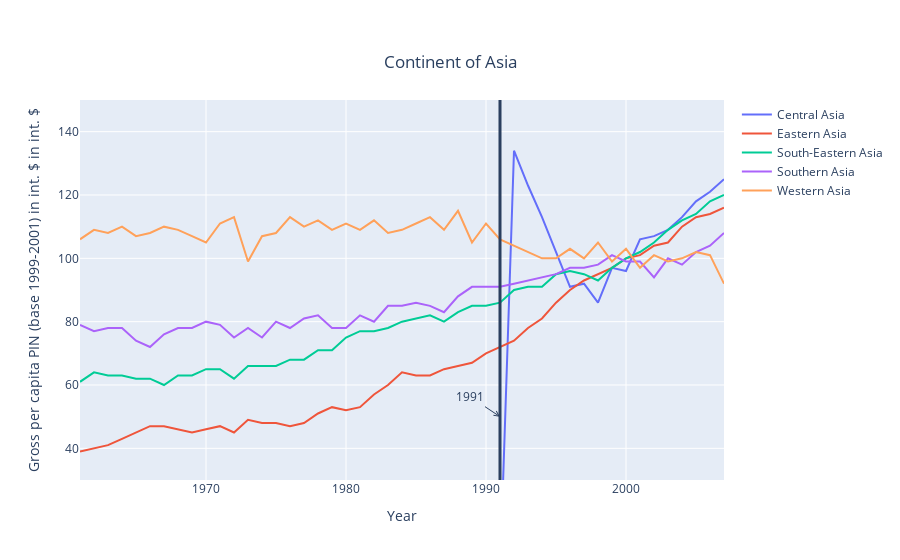

Notebook code for this chart:
### Markdown cell above
By looking at a rolling mean of 5 years, we can see that Asia has had a significate increase in Gross per capita PIN.

### Code cell
# Selecting only the countries on the continent of Asia
asia_areas = {'South-Eastern Asia', 'Eastern Asia',
              'Central Asia', 'Southern Asia', 'Western Asia'}
asia_name = 'Continent of Asia'

# Generating the plot
fig = px.line(extract_data(asia_areas), x='year', y='value',
              color='country_or_area', hover_name='country_or_area',
              hover_data=['year', 'value'], title=asia_name
              ).for_each_trace(lambda t: t.update(
                    name=t.name.replace('country_or_area=', '')))

# Updating the x and y axis titles to reflect the data
fig.update_xaxes(title_text='Year')
fig.update_yaxes(
    title_text='Gross per capita PIN (base 1999-2001) in int. $ in int. $')
fig.update_yaxes(range=[30, 150])

# Adding a line and annotation to the year 1991 to represent the collapse of the USSR
fig.add_shape(go.layout.Shape(type="line", x0=1991,
                              y0=0, x1=1991, y1=150, line=dict(width=3)))
fig.update_layout(annotations=[go.layout.Annotation(
    x=1991, y=50, text='1991', showarrow=True, arrowhead=5, ax=-30, ay=-20)])
fig.update_layout(
    title={
        'y':0.9,
        'x':0.5,
        'xanchor': 'center'})
fig.show()

### Figure 1 — Plotly figure (JSON) as saved in the notebook; plotly's stock layout.template omitted (floating-point values rounded to 4 significant figures)
{"data": [{"customdata": [[1961, 0], [1962, 0], [1963, 0], [1964, 0], [1965, 0], [1966, 0], [1967, 0], [1968, 0], [1969, 0], [1970, 0], [1971, 0], [1972, 0], [1973, 0], [1974, 0], [1975, 0], [1976, 0], [1977, 0], [1978, 0], [1979, 0], [1980, 0], [1981, 0], [1982, 0], [1983, 0], [1984, 0], [1985, 0], [1986, 0], [1987, 0], [1988, 0], [1989, 0], [1990, 0], [1991, 0], [1992, 134], [1993, 123], [1994, 113], [1995, 102], [1996, 91], [1997, 92], [1998, 86], [1999, 97], [2000, 96], [2001, 106], [2002, 107], [2003, 109], [2004, 113], [2005, 118], [2006, 121], [2007, 125]], "hoverlabel": {"namelength": 0}, "hovertemplate": "<b>%{hovertext}</b><br><br>country_or_area=Central Asia<br>year=%{customdata[0]}<br>value=%{customdata[1]}", "hovertext": ["Central Asia", "Central Asia", "Central Asia", "Central Asia", "Central Asia", "Central Asia", "Central Asia", "Central Asia", "Central Asia", "Central Asia", "Central Asia", "Central Asia", "Central Asia", "Central Asia", "Central Asia", "Central Asia", "Central Asia", "Central Asia", "Central Asia", "Central Asia", "Central Asia", "Central Asia", "Central Asia", "Central Asia", "Central Asia", "Central Asia", "Central Asia", "Central Asia", "Central Asia", "Central Asia", "Central Asia", "Central Asia", "Central Asia", "Central Asia", "Central Asia", "Central Asia", "Central Asia", "Central Asia", "Central Asia", "Central Asia", "Central Asia", "Central Asia", "Central Asia", "Central Asia", "Central Asia", "Central Asia", "Central Asia"], "legendgroup": "country_or_area=Central Asia", "line": {"color": "#636efa", "dash": "solid"}, "mode": "lines", "name": "Central Asia", "showlegend": true, "type": "scatter", "x": [1961, 1962, 1963, 1964, 1965, 1966, 1967, 1968, 1969, 1970, 1971, 1972, 1973, 1974, 1975, 1976, 1977, 1978, 1979, 1980, 1981, 1982, 1983, 1984, 1985, 1986, 1987, 1988, 1989, 1990, 1991, 1992, 1993, 1994, 1995, 1996, 1997, 1998, 1999, 2000, 2001, 2002, 2003, 2004, 2005, 2006, 2007], "xaxis": "x", "y": [0, 0, 0, 0, 0, 0, 0, 0, 0, 0, 0, 0, 0, 0, 0, 0, 0, 0, 0, 0, 0, 0, 0, 0, 0, 0, 0, 0, 0, 0, 0, 134, 123, 113, 102, 91, 92, 86, 97, 96, 106, 107, 109, 113, 118, 121, 125], "yaxis": "y"}, {"customdata": [[1961, 39], [1962, 40], [1963, 41], [1964, 43], [1965, 45], [1966, 47], [1967, 47], [1968, 46], [1969, 45], [1970, 46], [1971, 47], [1972, 45], [1973, 49], [1974, 48], [1975, 48], [1976, 47], [1977, 48], [1978, 51], [1979, 53], [1980, 52], [1981, 53], [1982, 57], [1983, 60], [1984, 64], [1985, 63], [1986, 63], [1987, 65], [1988, 66], [1989, 67], [1990, 70], [1991, 72], [1992, 74], [1993, 78], [1994, 81], [1995, 86], [1996, 90], [1997, 93], [1998, 95], [1999, 97], [2000, 100], [2001, 101], [2002, 104], [2003, 105], [2004, 110], [2005, 113], [2006, 114], [2007, 116]], "hoverlabel": {"namelength": 0}, "hovertemplate": "<b>%{hovertext}</b><br><br>country_or_area=Eastern Asia<br>year=%{customdata[0]}<br>value=%{customdata[1]}", "hovertext": ["Eastern Asia", "Eastern Asia", "Eastern Asia", "Eastern Asia", "Eastern Asia", "Eastern Asia", "Eastern Asia", "Eastern Asia", "Eastern Asia", "Eastern Asia", "Eastern Asia", "Eastern Asia", "Eastern Asia", "Eastern Asia", "Eastern Asia", "Eastern Asia", "Eastern Asia", "Eastern Asia", "Eastern Asia", "Eastern Asia", "Eastern Asia", "Eastern Asia", "Eastern Asia", "Eastern Asia", "Eastern Asia", "Eastern Asia", "Eastern Asia", "Eastern Asia", "Eastern Asia", "Eastern Asia", "Eastern Asia", "Eastern Asia", "Eastern Asia", "Eastern Asia", "Eastern Asia", "Eastern Asia", "Eastern Asia", "Eastern Asia", "Eastern Asia", "Eastern Asia", "Eastern Asia", "Eastern Asia", "Eastern Asia", "Eastern Asia", "Eastern Asia", "Eastern Asia", "Eastern Asia"], "legendgroup": "country_or_area=Eastern Asia", "line": {"color": "#EF553B", "dash": "solid"}, "mode": "lines", "name": "Eastern Asia", "showlegend": true, "type": "scatter", "x": [1961, 1962, 1963, 1964, 1965, 1966, 1967, 1968, 1969, 1970, 1971, 1972, 1973, 1974, 1975, 1976, 1977, 1978, 1979, 1980, 1981, 1982, 1983, 1984, 1985, 1986, 1987, 1988, 1989, 1990, 1991, 1992, 1993, 1994, 1995, 1996, 1997, 1998, 1999, 2000, 2001, 2002, 2003, 2004, 2005, 2006, 2007], "xaxis": "x", "y": [39, 40, 41, 43, 45, 47, 47, 46, 45, 46, 47, 45, 49, 48, 48, 47, 48, 51, 53, 52, 53, 57, 60, 64, 63, 63, 65, 66, 67, 70, 72, 74, 78, 81, 86, 90, 93, 95, 97, 100, 101, 104, 105, 110, 113, 114, 116], "yaxis": "y"}, {"customdata": [[1961, 61], [1962, 64], [1963, 63], [1964, 63], [1965, 62], [1966, 62], [1967, 60], [1968, 63], [1969, 63], [1970, 65], [1971, 65], [1972, 62], [1973, 66], [1974, 66], [1975, 66], [1976, 68], [1977, 68], [1978, 71], [1979, 71], [1980, 75], [1981, 77], [1982, 77], [1983, 78], [1984, 80], [1985, 81], [1986, 82], [1987, 80], [1988, 83], [1989, 85], [1990, 85], [1991, 86], [1992, 90], [1993, 91], [1994, 91], [1995, 95], [1996, 96], [1997, 95], [1998, 93], [1999, 97], [2000, 100], [2001, 102], [2002, 105], [2003, 109], [2004, 112], [2005, 114], [2006, 118], [2007, 120]], "hoverlabel": {"namelength": 0}, "hovertemplate": "<b>%{hovertext}</b><br><br>country_or_area=South-Eastern Asia<br>year=%{customdata[0]}<br>value=%{customdata[1]}", "hovertext": ["South-Eastern Asia", "South-Eastern Asia", "South-Eastern Asia", "South-Eastern Asia", "South-Eastern Asia", "South-Eastern Asia", "South-Eastern Asia", "South-Eastern Asia", "South-Eastern Asia", "South-Eastern Asia", "South-Eastern Asia", "South-Eastern Asia", "South-Eastern Asia", "South-Eastern Asia", "South-Eastern Asia", "South-Eastern Asia", "South-Eastern Asia", "South-Eastern Asia", "South-Eastern Asia", "South-Eastern Asia", "South-Eastern Asia", "South-Eastern Asia", "South-Eastern Asia", "South-Eastern Asia", "South-Eastern Asia", "South-Eastern Asia", "South-Eastern Asia", "South-Eastern Asia", "South-Eastern Asia", "South-Eastern Asia", "South-Eastern Asia", "South-Eastern Asia", "South-Eastern Asia", "South-Eastern Asia", "South-Eastern Asia", "South-Eastern Asia", "South-Eastern Asia", "South-Eastern Asia", "South-Eastern Asia", "South-Eastern Asia", "South-Eastern Asia", "South-Eastern Asia", "South-Eastern Asia", "South-Eastern Asia", "South-Eastern Asia", "South-Eastern Asia", "South-Eastern Asia"], "legendgroup": "country_or_area=South-Eastern Asia", "line": {"color": "#00cc96", "dash": "solid"}, "mode": "lines", "name": "South-Eastern Asia", "showlegend": true, "type": "scatter", "x": [1961, 1962, 1963, 1964, 1965, 1966, 1967, 1968, 1969, 1970, 1971, 1972, 1973, 1974, 1975, 1976, 1977, 1978, 1979, 1980, 1981, 1982, 1983, 1984, 1985, 1986, 1987, 1988, 1989, 1990, 1991, 1992, 1993, 1994, 1995, 1996, 1997, 1998, 1999, 2000, 2001, 2002, 2003, 2004, 2005, 2006, 2007], "xaxis": "x", "y": [61, 64, 63, 63, 62, 62, 60, 63, 63, 65, 65, 62, 66, 66, 66, 68, 68, 71, 71, 75, 77, 77, 78, 80, 81, 82, 80, 83, 85, 85, 86, 90, 91, 91, 95, 96, 95, 93, 97, 100, 102, 105, 109, 112, 114, 118, 120], "yaxis": "y"}, {"customdata": [[1961, 79], [1962, 77], [1963, 78], [1964, 78], [1965, 74], [1966, 72], [1967, 76], [1968, 78], [1969, 78], [1970, 80], [1971, 79], [1972, 75], [1973, 78], [1974, 75], [1975, 80], [1976, 78], [1977, 81], [1978, 82], [1979, 78], [1980, 78], [1981, 82], [1982, 80], [1983, 85], [1984, 85], [1985, 86], [1986, 85], [1987, 83], [1988, 88], [1989, 91], [1990, 91], [1991, 91], [1992, 92], [1993, 93], [1994, 94], [1995, 95], [1996, 97], [1997, 97], [1998, 98], [1999, 101], [2000, 99], [2001, 99], [2002, 94], [2003, 100], [2004, 98], [2005, 102], [2006, 104], [2007, 108]], "hoverlabel": {"namelength": 0}, "hovertemplate": "<b>%{hovertext}</b><br><br>country_or_area=Southern Asia<br>year=%{customdata[0]}<br>value=%{customdata[1]}", "hovertext": ["Southern Asia", "Southern Asia", "Southern Asia", "Southern Asia", "Southern Asia", "Southern Asia", "Southern Asia", "Southern Asia", "Southern Asia", "Southern Asia", "Southern Asia", "Southern Asia", "Southern Asia", "Southern Asia", "Southern Asia", "Southern Asia", "Southern Asia", "Southern Asia", "Southern Asia", "Southern Asia", "Southern Asia", "Southern Asia", "Southern Asia", "Southern Asia", "Southern Asia", "Southern Asia", "Southern Asia", "Southern Asia", "Southern Asia", "Southern Asia", "Southern Asia", "Southern Asia", "Southern Asia", "Southern Asia", "Southern Asia", "Southern Asia", "Southern Asia", "Southern Asia", "Southern Asia", "Southern Asia", "Southern Asia", "Southern Asia", "Southern Asia", "Southern Asia", "Southern Asia", "Southern Asia", "Southern Asia"], "legendgroup": "country_or_area=Southern Asia", "line": {"color": "#ab63fa", "dash": "solid"}, "mode": "lines", "name": "Southern Asia", "showlegend": true, "type": "scatter", "x": [1961, 1962, 1963, 1964, 1965, 1966, 1967, 1968, 1969, 1970, 1971, 1972, 1973, 1974, 1975, 1976, 1977, 1978, 1979, 1980, 1981, 1982, 1983, 1984, 1985, 1986, 1987, 1988, 1989, 1990, 1991, 1992, 1993, 1994, 1995, 1996, 1997, 1998, 1999, 2000, 2001, 2002, 2003, 2004, 2005, 2006, 2007], "xaxis": "x", "y": [79, 77, 78, 78, 74, 72, 76, 78, 78, 80, 79, 75, 78, 75, 80, 78, 81, 82, 78, 78, 82, 80, 85, 85, 86, 85, 83, 88, 91, 91, 91, 92, 93, 94, 95, 97, 97, 98, 101, 99, 99, 94, 100, 98, 102, 104, 108], "yaxis": "y"}, {"customdata": [[1961, 106], [1962, 109], [1963, 108], [1964, 110], [1965, 107], [1966, 108], [1967, 110], [1968, 109], [1969, 107], [1970, 105], [1971, 111], [1972, 113], [1973, 99], [1974, 107], [1975, 108], [1976, 113], [1977, 110], [1978, 112], [1979, 109], [1980, 111], [1981, 109], [1982, 112], [1983, 108], [1984, 109], [1985, 111], [1986, 113], [1987, 109], [1988, 115], [1989, 105], [1990, 111], [1991, 106], [1992, 104], [1993, 102], [1994, 100], [1995, 100], [1996, 103], [1997, 100], [1998, 105], [1999, 99], [2000, 103], [2001, 97], [2002, 101], [2003, 99], [2004, 100], [2005, 102], [2006, 101], [2007, 92]], "hoverlabel": {"namelength": 0}, "hovertemplate": "<b>%{hovertext}</b><br><br>country_or_area=Western Asia<br>year=%{customdata[0]}<br>value=%{customdata[1]}", "hovertext": ["Western Asia", "Western Asia", "Western Asia", "Western Asia", "Western Asia", "Western Asia", "Western Asia", "Western Asia", "Western Asia", "Western Asia", "Western Asia", "Western Asia", "Western Asia", "Western Asia", "Western Asia", "Western Asia", "Western Asia", "Western Asia", "Western Asia", "Western Asia", "Western Asia", "Western Asia", "Western Asia", "Western Asia", "Western Asia", "Western Asia", "Western Asia", "Western Asia", "Western Asia", "Western Asia", "Western Asia", "Western Asia", "Western Asia", "Western Asia", "Western Asia", "Western Asia", "Western Asia", "Western Asia", "Western Asia", "Western Asia", "Western Asia", "Western Asia", "Western Asia", "Western Asia", "Western Asia", "Western Asia", "Western Asia"], "legendgroup": "country_or_area=Western Asia", "line": {"color": "#FFA15A", "dash": "solid"}, "mode": "lines", "name": "Western Asia", "showlegend": true, "type": "scatter", "x": [1961, 1962, 1963, 1964, 1965, 1966, 1967, 1968, 1969, 1970, 1971, 1972, 1973, 1974, 1975, 1976, 1977, 1978, 1979, 1980, 1981, 1982, 1983, 1984, 1985, 1986, 1987, 1988, 1989, 1990, 1991, 1992, 1993, 1994, 1995, 1996, 1997, 1998, 1999, 2000, 2001, 2002, 2003, 2004, 2005, 2006, 2007], "xaxis": "x", "y": [106, 109, 108, 110, 107, 108, 110, 109, 107, 105, 111, 113, 99, 107, 108, 113, 110, 112, 109, 111, 109, 112, 108, 109, 111, 113, 109, 115, 105, 111, 106, 104, 102, 100, 100, 103, 100, 105, 99, 103, 97, 101, 99, 100, 102, 101, 92], "yaxis": "y"}], "layout": {"annotations": [{"arrowhead": 5, "ax": -30, "ay": -20, "showarrow": true, "text": "1991", "x": 1991, "y": 50}], "autosize": true, "legend": {"tracegroupgap": 0}, "shapes": [{"line": {"width": 3}, "type": "line", "x0": 1991, "x1": 1991, "y0": 0, "y1": 150}], "title": {"text": "Continent of Asia", "x": 0.5, "xanchor": "center", "y": 0.9}, "xaxis": {"anchor": "y", "autorange": true, "domain": [0, 1], "range": [1961, 2007], "title": {"text": "Year"}, "type": "linear"}, "yaxis": {"anchor": "x", "domain": [0, 1], "range": [30, 150], "title": {"text": "Gross per capita PIN (base 1999-2001) in int. $ in int. $"}, "type": "linear"}}}
